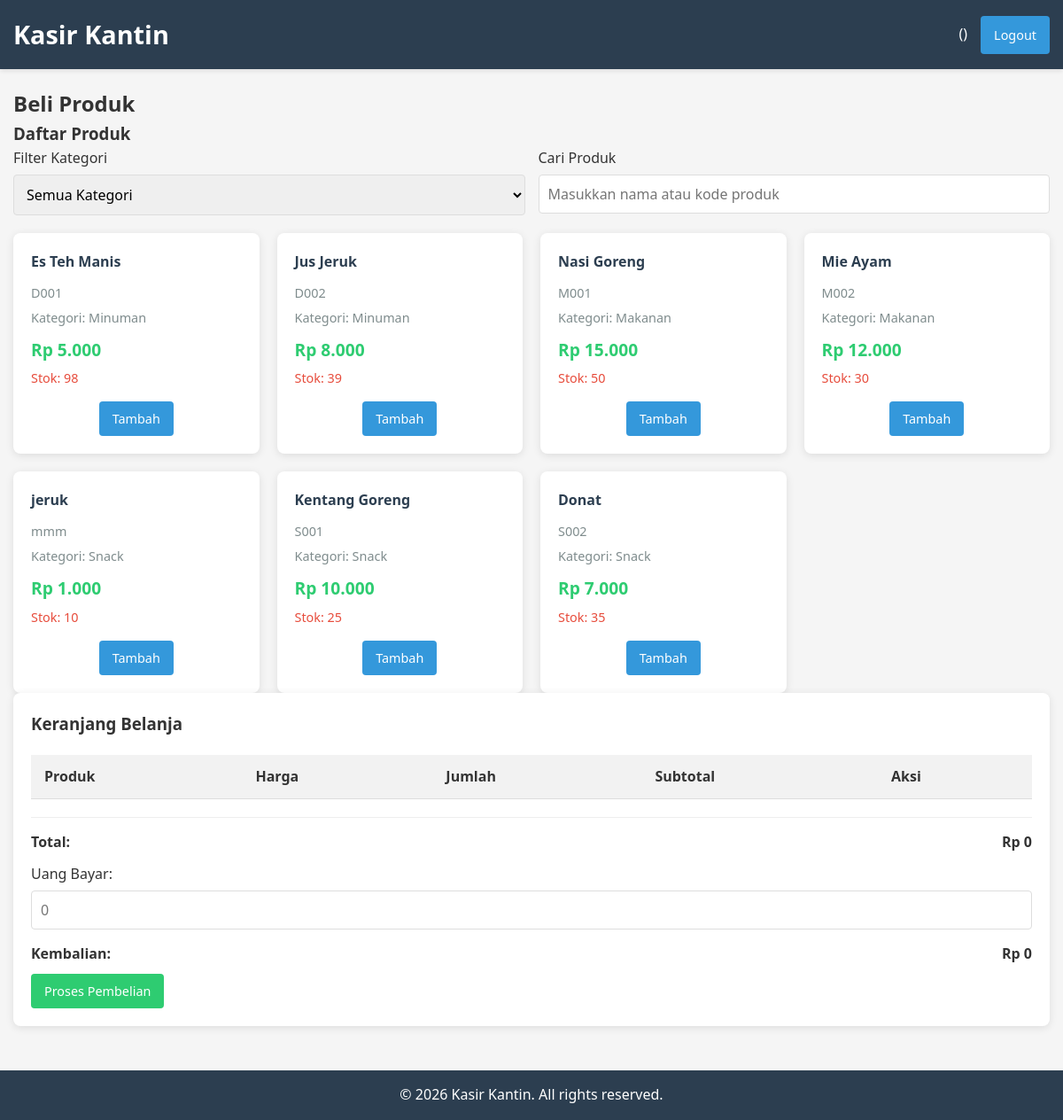
The page /user/purchase.php on the database its author committed.
### tables this page shows
CREATE TABLE `products` (
  `id` int NOT NULL,
  `code` varchar(20) NOT NULL,
  `name` varchar(100) NOT NULL,
  `price` decimal(10,2) NOT NULL,
  `stock` int NOT NULL DEFAULT '0',
  `category_id` int DEFAULT NULL,
  `created_at` timestamp NULL DEFAULT CURRENT_TIMESTAMP
);

CREATE TABLE `categories` (
  `id` int NOT NULL,
  `name` varchar(50) NOT NULL,
  `created_at` timestamp NULL DEFAULT CURRENT_TIMESTAMP
);

### includes/functions.php (called while the page is built, shortened)
<?php
function format_rupiah($angka) {
    return "Rp " . number_format($angka, 0, ',', '.');
}
?>

### user/purchase.php (the view, shortened to what this page needs)
<?php
require_once '../includes/header.php';
require_once '../config/database.php';
require_once '../includes/functions.php';
 $products_query = "SELECT p.*, c.name as category_name FROM products p LEFT JOIN categories c ON p.category_id = c.id WHERE p.stock > 0 ORDER BY p.code";
 $products_result = mysqli_query($conn, $products_query);
 $added_product = null;
?>
<div class="purchase">
    <h2>Beli Produk</h2>
    <div class="purchase-container">
        <div class="product-list">
            <h3>Daftar Produk</h3>
            <div class="filter-container">
                <div class="form-group">
                    <label for="category_filter">Filter Kategori</label>
                    <select id="category_filter">
                        <option value="">Semua Kategori</option>
                    </select>
                </div>
                <div class="form-group">
                    <label for="search_product">Cari Produk</label>
                    <input type="text" id="search_product" placeholder="Masukkan nama atau kode produk">
                </div>
            </div>
            <div class="products-grid">
                <?php if (mysqli_num_rows($products_result) > 0): ?>
                    <?php while ($product = mysqli_fetch_assoc($products_result)): ?>
                        <div class="product-card <?php echo ($added_product && $added_product['id'] == $product['id']) ? 'highlight' : ''; ?>" data-category-id="<?php echo $product['category_id']; ?>" data-name="<?php echo strtolower($product['name']); ?>" data-code="<?php echo strtolower($product['code']); ?>">
                            <div class="product-info">
                                <h4><?php echo $product['name']; ?></h4>
                                <p class="product-code"><?php echo $product['code']; ?></p>
                                <p class="product-category">Kategori: <?php echo $product['category_name'] ?? '-'; ?></p>
                                <p class="product-price"><?php echo format_rupiah($product['price']); ?></p>
                                <p class="product-stock">Stok: <?php echo $product['stock']; ?></p>
                            </div>
                            <div class="product-action">
                                <button class="btn btn-add-to-cart" data-id="<?php echo $product['id']; ?>" data-name="<?php echo $product['name']; ?>" data-price="<?php echo $product['price']; ?>" data-stock="<?php echo $product['stock']; ?>">Tambah</button>
                            </div>
                        </div>
                    <?php endwhile; ?>
                <?php else: ?>
                    <p>Tidak ada produk tersedia</p>
                <?php endif; ?>
            </div>
        </div>
        <div class="cart">
            <h3>Keranjang Belanja</h3>
            <div class="cart-items">
                <table>
                    <thead>
                        <tr>
                            <th>Produk</th>
                            <th>Harga</th>
                            <th>Jumlah</th>
                            <th>Subtotal</th>
                            <th>Aksi</th>
                        </tr>
                    </thead>
                </table>
            </div>
            <div class="cart-summary">
                <div class="summary-row">
                    <span>Total:</span>
                    <span id="cart_total">Rp 0</span>
                </div>
                <div class="form-group">
                    <label for="payment_amount">Uang Bayar:</label>
                    <input type="number" id="payment_amount" min="0" step="0.01" placeholder="0">
                </div>
                <div class="summary-row">
                    <span>Kembalian:</span>
                    <span id="change_amount">Rp 0</span>
                </div>
                <button id="process_transaction" class="btn btn-primary">Proses Pembelian</button>
            </div>
        </div>
    </div>
</div>
<?php require_once '../includes/footer.php'; ?>

### assets/css/style.css (style rules this page uses)
* { margin: 0; padding: 0; box-sizing: border-box; font-family: 'Segoe UI', Tahoma, Geneva, Verdana, sans-serif; }
body { background-color: #f5f5f5; color: #333; line-height: 1.6; }
.btn { display: inline-block; background-color: #3498db; color: white; border: none; padding: 10px 15px; border-radius: 4px; cursor: pointer; text-decoration: none; font-size: 0.9rem; transition: background-color 0.3s; }
.btn-primary { background-color: #2ecc71; }
.form-group { margin-bottom: 15px; }
.form-group label { display: block; margin-bottom: 5px; font-weight: 500; }
.form-group input, .form-group select, .form-group textarea { width: 100%; padding: 10px; border: 1px solid #ddd; border-radius: 4px; font-size: 1rem; }
table { width: 100%; border-collapse: collapse; margin-top: 20px; }
table th, table td { padding: 12px 15px; text-align: left; border-bottom: 1px solid #ddd; }
table th { background-color: #f2f2f2; font-weight: 600; }
.products-grid { display: grid; grid-template-columns: repeat(auto-fill, minmax(250px, 1fr)); gap: 20px; margin-top: 20px; }
.product-card { background-color: white; border-radius: 8px; box-shadow: 0 2px 10px rgba(0,0,0,0.1); padding: 20px; transition: transform 0.3s, box-shadow 0.3s; }
.product-info h4 { margin-bottom: 10px; color: #2c3e50; }
.product-code { color: #7f8c8d; font-size: 0.9rem; margin-bottom: 5px; }
.product-category { color: #7f8c8d; font-size: 0.9rem; margin-bottom: 10px; }
.product-price { font-size: 1.2rem; font-weight: 600; color: #2ecc71; margin-bottom: 5px; }
.product-stock { color: #e74c3c; font-size: 0.9rem; margin-bottom: 15px; }
.product-action { text-align: center; }
.cart { background-color: white; border-radius: 8px; box-shadow: 0 2px 10px rgba(0,0,0,0.1); padding: 20px; position: sticky; top: 20px; }
.cart-items { margin-bottom: 20px; max-height: 400px; overflow-y: auto; }
.cart-summary { border-top: 1px solid #eee; padding-top: 15px; }
.summary-row { display: flex; justify-content: space-between; margin-bottom: 10px; font-weight: 600; }
.filter-container { display: flex; gap: 15px; margin-bottom: 20px; flex-wrap: wrap; }
.filter-container .form-group { margin-bottom: 0; flex: 1; min-width: 200px; }

### rows shown on the page
products: name "Es Teh Manis", code "D001", category.name "Minuman", price "Rp 5.000", stock "98"
products: name "Jus Jeruk", code "D002", category.name "Minuman", price "Rp 8.000", stock "39"
products: name "Nasi Goreng", code "M001", category.name "Makanan", price "Rp 15.000", stock "50"
products: name "Mie Ayam", code "M002", category.name "Makanan", price "Rp 12.000", stock "30"
products: name "jeruk", code "mmm", category.name "Snack", price "Rp 1.000", stock "10"
products: name "Kentang Goreng", code "S001", category.name "Snack", price "Rp 10.000", stock "25"
products: name "Donat", code "S002", category.name "Snack", price "Rp 7.000", stock "35"
